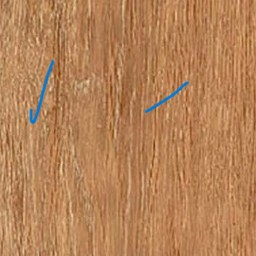
#> input picture images/Seamless-Wood-Texture-3-153608036.jpg, 256 x 256 px
$ python -i localiser.py   (imports and definitions only)
#> lines starting #> are read from the running program, lines starting #| are printed output that depends on the picture; after the words box and inside, x2 and y2 are one past the last pixel; in counts of white or black regions, pixels touching at a corner belong together
"""
Subsystem 1 - ROI Extraction
Uses OpenCV contour detection to crop the main object from an image.

Behavior:
- Rectangular objects are cropped exactly to their detected rectangular bounds
- Non-rectangular objects receive only a small safety margin
- Avoids harsh cutting of object edges
- If the object already occupies almost the entire image, the original image is returned
- Returns original image if no reliable object is found
"""

from PIL import Image
import cv2
import numpy as np


# If the detected object covers this much of the image, assume the image is
# already effectively cropped and return it unchanged.
PASSTHROUGH_AREA_RATIO = 0.92

# Border tolerance used when checking whether the object already touches
# the image edges and therefore has little or no background.
EDGE_TOLERANCE_RATIO = 0.03

# Minimum contour area relative to total image area.
MIN_CONTOUR_AREA_RATIO = 0.001

# Small padding for irregular objects only.
IRREGULAR_PADDING_RATIO = 0.04

# A contour is considered rectangular if it fills most of its bounding box.
RECT_FILL_RATIO_THRESHOLD = 0.90

# Approximated polygon should have around 4 corners for a rectangle.
POLYGON_RECTANGULARITY_THRESHOLD = 4


def _pil_to_cv2(pil_image: Image.Image) -> np.ndarray:
    """
    Convert PIL image to OpenCV BGR array.
    """
    return cv2.cvtColor(np.array(pil_image), cv2.COLOR_RGB2BGR)


def _contour_to_box(contour):
    """
    Return contour bounding box as (x1, y1, x2, y2).
    """
    x, y, w, h = cv2.boundingRect(contour)
    return x, y, x + w, y + h


def _is_already_cropped(box_xyxy, image_w, image_h):
    """
    Returns True if the detected object already occupies almost the whole image.

    This protects cases where:
    - the image already contains only the object
    - wood / texture / surface fills the full frame
    - there is no meaningful background to remove

    Logic:
    - if bounding box covers most of the image area
    - OR if bounding box nearly touches all image borders
    """
    x1, y1, x2, y2 = box_xyxy

    box_area = max(0, x2 - x1) * max(0, y2 - y1)
    image_area = image_w * image_h

    if image_area <= 0:
        return True

    area_ratio = box_area / image_area
    covers_area = area_ratio >= PASSTHROUGH_AREA_RATIO

    tol_x = int(round(image_w * EDGE_TOLERANCE_RATIO))
    tol_y = int(round(image_h * EDGE_TOLERANCE_RATIO))

    touches_edges = (
        x1 <= tol_x and
        y1 <= tol_y and
        x2 >= (image_w - tol_x) and
        y2 >= (image_h - tol_y)
    )

    return covers_area or touches_edges


def _score_contour(contour, image_w, image_h):
    """
    Score contour using:
    - larger area is better
    - closer to image center is better
    """
    area = cv2.contourArea(contour)
    if area <= 0:
        return -1e9

    x, y, w, h = cv2.boundingRect(contour)

    cx = x + w / 2.0
    cy = y + h / 2.0

    img_cx = image_w / 2.0
    img_cy = image_h / 2.0

    dist = np.sqrt((cx - img_cx) ** 2 + (cy - img_cy) ** 2)
    max_dist = np.sqrt(img_cx ** 2 + img_cy ** 2)

    if max_dist == 0:
        center_score = 1.0
    else:
        center_score = 1.0 - (dist / max_dist)

    score = (area * 1.0) + (center_score * image_w * image_h * 0.05)
    return score


def _find_object_contour(cv2_image: np.ndarray):
    """
    Finds the main object contour using thresholding and contour scoring.

    Returns:
    - best contour if found
    - None otherwise
    """
    image_h, image_w = cv2_image.shape[:2]

    gray = cv2.cvtColor(cv2_image, cv2.COLOR_BGR2GRAY)
    blurred = cv2.GaussianBlur(gray, (5, 5), 0)

    threshold_candidates = []

    _, thresh = cv2.threshold(
        blurred, 0, 255, cv2.THRESH_BINARY + cv2.THRESH_OTSU
    )
    threshold_candidates.append(thresh)

    _, thresh_inv = cv2.threshold(
        blurred, 0, 255, cv2.THRESH_BINARY_INV + cv2.THRESH_OTSU
    )
    threshold_candidates.append(thresh_inv)

    best_contour = None
    best_score = -1e9
    min_area = image_w * image_h * MIN_CONTOUR_AREA_RATIO

    kernel = cv2.getStructuringElement(cv2.MORPH_RECT, (7, 7))

    for binary in threshold_candidates:
        cleaned = cv2.morphologyEx(binary, cv2.MORPH_CLOSE, kernel)
        cleaned = cv2.morphologyEx(cleaned, cv2.MORPH_OPEN, kernel)

        contours, _ = cv2.findContours(
            cleaned, cv2.RETR_EXTERNAL, cv2.CHAIN_APPROX_SIMPLE
        )

        for contour in contours:
            area = cv2.contourArea(contour)

            if area < min_area:
                continue

            x, y, w, h = cv2.boundingRect(contour)

            # Skip contours that are almost full image.
            # These often represent already-cropped surfaces or frame-wide regions.
            if (w * h) > 0.98 * image_w * image_h:
                continue

            score = _score_contour(contour, image_w, image_h)

            if score > best_score:
                best_score = score
                best_contour = contour

    return best_contour


# [68 lines left out: functions _is_rectangular_shape, _pad_box, _build_final_crop_box, not called in this run]


def localise(pil_image: Image.Image, model=None) -> Image.Image:
    """
    Detect and crop the main object from pil_image.

    Behavior:
    - rectangular objects are cropped exactly
    - irregular objects are cropped tightly with small safety margin
    - if the detected object already fills the image, the original image is returned
    - returns original image if no reliable object is found
    """
    image_w, image_h = pil_image.size
    cv2_image = _pil_to_cv2(pil_image)

    contour = _find_object_contour(cv2_image)

    if contour is None:
        return pil_image

    raw_box = _contour_to_box(contour)

    # Do not crop if image is already basically just the object.
    if _is_already_cropped(raw_box, image_w, image_h):
        return pil_image

    final_box = _build_final_crop_box(contour, image_w, image_h)

    if final_box is None:
        return pil_image

    x1, y1, x2, y2 = final_box
    return pil_image.crop((x1, y1, x2, y2))


# [6 lines left out: function load_localiser, not called in this run]

>>> from PIL import Image
>>> picture = Image.open('../images/Seamless-Wood-Texture-3-153608036.jpg')
#> picture is the input picture: PIL image 256x256 RGB; mean R, G, B 181.5, 130.2, 87.8
>>> result = localise(picture)
#> in _find_object_contour, `gray = cv2.cvtColor(cv2_image, cv2.COLOR_BGR2GRAY)`:
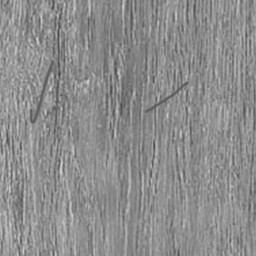
#> gray: shape (256, 256); min 66, max 218, mean 140.7
#> in _find_object_contour, `_, thresh = cv2.threshold( blurred, 0, 255, cv2.THRESH_BINARY + cv2.TH..`:
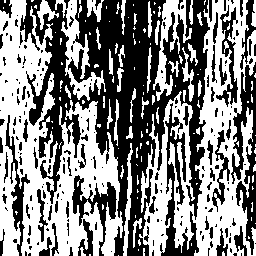
#> thresh: shape (256, 256); 52% white; 221 black regions (156 under 20 px), largest, box (x1, y1, x2, y2) and area: (20, 0, 210, 256) 20022, (231, 62, 256, 255) 2142, (160, 103, 199, 256) 1772
#> the loop in _find_object_contour, `for binary in threshold_candidates:` made 2 passes
#> pass 1, in _find_object_contour, `cleaned = cv2.morphologyEx(binary, cv2.MORPH_CLOSE, kernel)`:
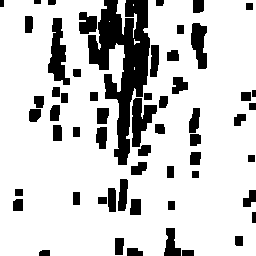
#> cleaned: shape (256, 256); 80.4% white; 58 black regions, largest, box (x1, y1, x2, y2) and area: (88, 0, 150, 165) 4743, (48, 18, 70, 85) 799, (132, 98, 157, 147) 685
#> pass 1, in _find_object_contour, `cleaned = cv2.morphologyEx(cleaned, cv2.MORPH_OPEN, kernel)`:
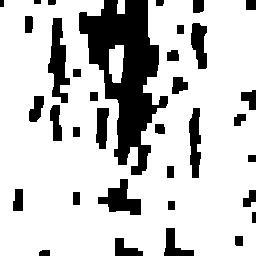
#> cleaned: shape (256, 256); 78.4% white; 35 black regions, largest, box (x1, y1, x2, y2) and area: (79, 0, 168, 175) 7194, (48, 18, 70, 103) 1029, (98, 179, 141, 215) 795
#> pass 2, in _find_object_contour, `cleaned = cv2.morphologyEx(binary, cv2.MORPH_CLOSE, kernel)`:
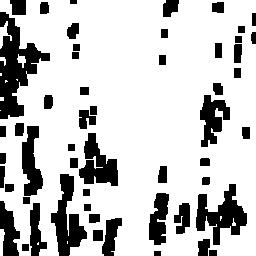
#> cleaned: shape (256, 256); 77.6% white; 53 black regions, largest, box (x1, y1, x2, y2) and area: (0, 12, 50, 119) 2377, (196, 184, 247, 245) 1464, (51, 174, 87, 256) 1398
#> pass 2, in _find_object_contour, `cleaned = cv2.morphologyEx(cleaned, cv2.MORPH_OPEN, kernel)`:
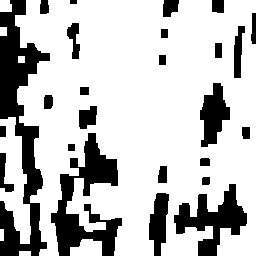
#> cleaned: shape (256, 256); 75.4% white; 25 black regions, largest, box (x1, y1, x2, y2) and area: (0, 0, 50, 256) 5418, (51, 133, 122, 256) 3655, (174, 184, 247, 256) 2262
#> after the loop in _find_object_contour, `for binary in threshold_candidates:`: best_contour = contour of 396 points, box (x1, y1, x2, y2) (15, 0, 256, 256), area 48336; best_score = 51476.5
#> in localise, `contour = _find_object_contour(cv2_image)`: contour has the same summary as best_contour in _find_object_contour
#> in _contour_to_box, `x, y, w, h = cv2.boundingRect(contour)`: x = 15; y = 0; w = 241; h = 256
#> in localise, `raw_box = _contour_to_box(contour)`: raw_box = (15, 0, 256, 256)
#> in _is_already_cropped, `x1, y1, x2, y2 = box_xyxy`: x1 = 15; y1 = 0; x2 = 256
#> in _is_already_cropped, `box_area = max(0, x2 - x1) * max(0, y2 - y1)`: box_area = 61696
#> in _is_already_cropped, `area_ratio = box_area / image_area`: area_ratio = 0.941
#> in _is_already_cropped, `covers_area = area_ratio >= PASSTHROUGH_AREA_RATIO`: covers_area = True
#> in _is_already_cropped, `touches_edges = ( x1 <= tol_x and y1 <= tol_y and x2 >= (image_w - tol..`: touches_edges = False
